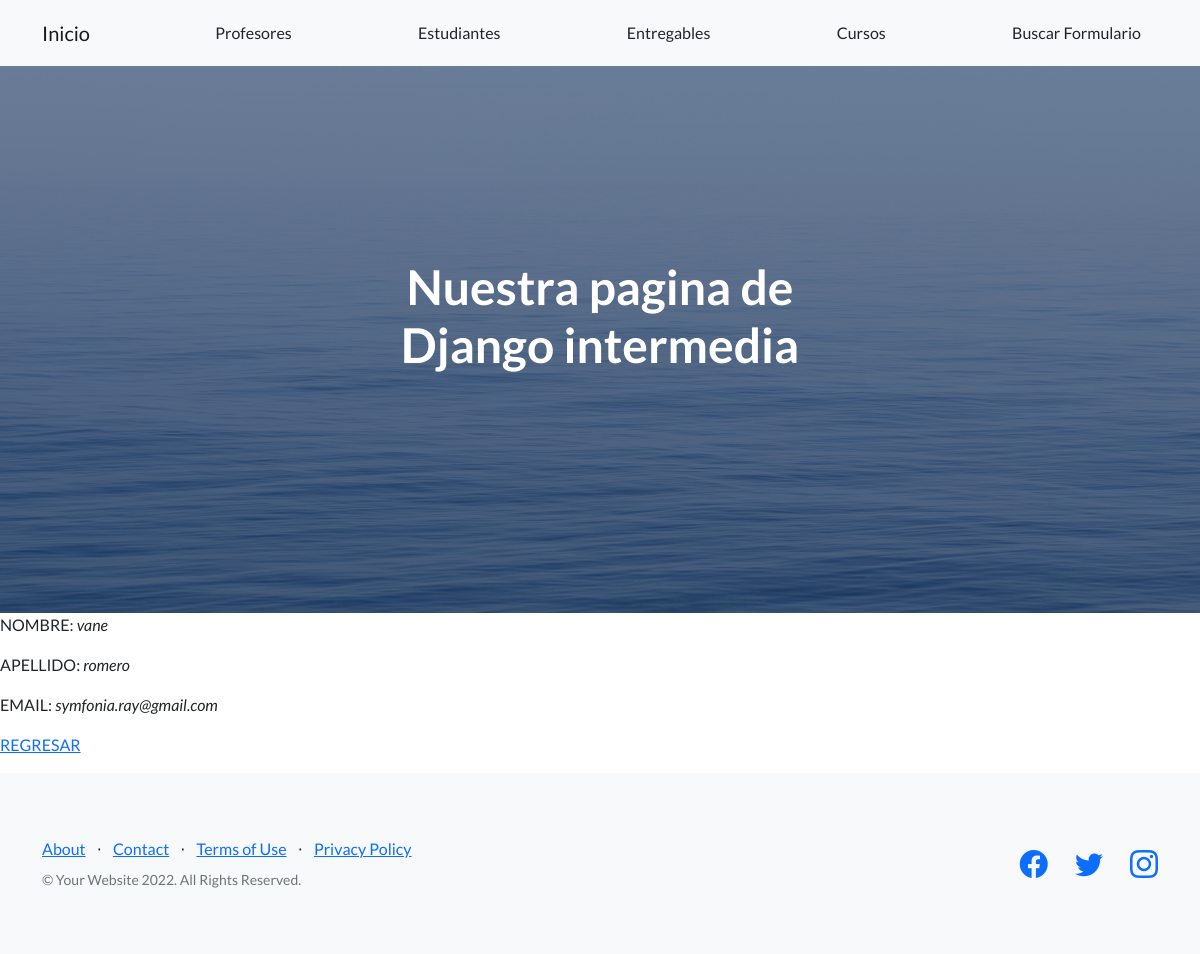
The page /AppCoder/estudiante/2 on the database its author committed.
### AppCoder/models.py (models this page shows, shortened)
class Estudiantes (models.Model):
    nombre = models.CharField(max_length=30)
    apellido = models.CharField(max_length=30)
    email = models.EmailField()

### AppCoder/views.py (the view)
# urls.py: path('estudiante/<pk>',EstudianteDetalle.as_view(), name = 'estudiante_detalle'),
class EstudianteDetalle(DetailView):
    model = Estudiantes
    template_name = 'AppCoder/estudiante_detalle.html'

### AppCoder/templates/AppCoder/estudiante_detalle.html
{% extends "AppCoder/padre.html" %}
{% load static %}
{% block ContenidoQueCambia %}
<p>NOMBRE: <i>{{estudiantes.nombre}}</i></p>
<p>APELLIDO: <i>{{estudiantes.apellido}}</i></p>
<p>EMAIL: <i>{{estudiantes.email}}</i></p>
<p>
    <a href="{% url 'estudiante_listar' %}">REGRESAR</a>
</p>
{% endblock %}

### rows shown on the page
Estudiantes: nombre "vane", apellido "romero", email "symfonia.ray@gmail.com"
